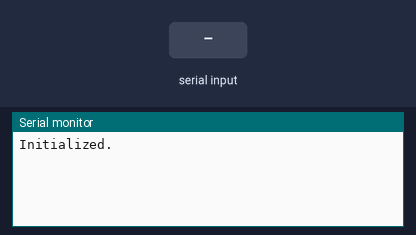
A sketch run on a simulated ESP8266 (NodeMCU). Shown: the last lines printed to the serial monitor. The inputs (shaded band) are chosen by the test bench.

Above: at 1.2 s.
1.3 s: "a" received over Serial
At 2.3 s:
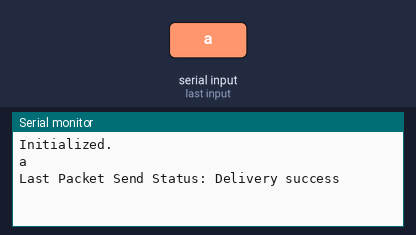
2.8 s: "b" received over Serial
At 3.4 s:
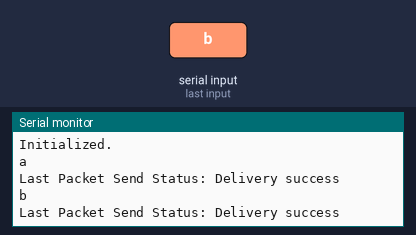
4.3 s: "c" received over Serial
At 5.5 s:
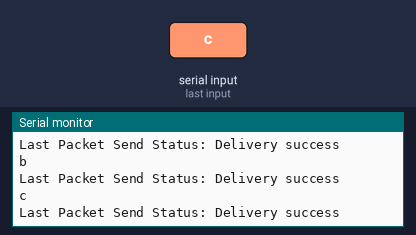
5.8 s: "d" received over Serial
At 7.0 s:
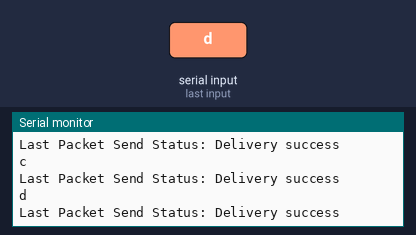
7.3 s: "1" received over Serial
At 8.1 s:
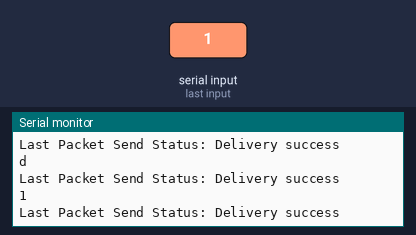

Measured:
- after the input at 1.3 s, the serial monitor: prints a new line at once (image 1)
- after the input at 2.8 s, the serial monitor: prints a new line at once (image 2)
- after the input at 4.3 s, the serial monitor: prints a new line at once (image 3)
- after the input at 5.8 s, the serial monitor: prints a new line at once (image 4)
- after the input at 7.3 s, the serial monitor: prints a new line at once (image 5)

The sketch:

Esp_now_Sender.ino
```cpp
#include <ESP8266WiFi.h>
#include <espnow.h>

// REPLACE WITH RECEIVER MAC Address
uint8_t receiverAddress[] = {0x84, 0xCC, 0xA8, 0x83, 0x76, 0xBE}; // 84:CC:A8:83:76:BE


// Structure example to send data
// Must match the receiver structure
typedef struct struct_message {
    int relay1;
    int relay2;
    int relay3;
    int relay4;
} struct_message;

// Create a struct_message called myData
struct_message myData;

int relayStatus_1 = 0;
int relayStatus_2 = 0;
int relayStatus_3 = 0;
int relayStatus_4 = 0;

// Callback when data is sent
void OnDataSent(uint8_t *mac_addr, uint8_t sendStatus) {
  Serial.print("Last Packet Send Status: ");
  if (sendStatus == 0){
    Serial.println("Delivery success");
  }
  else{
    Serial.println("Delivery fail");
  }
}

void setup() {
  // Init Serial Monitor
  Serial.begin(115200);
  // Set device as a Wi-Fi Station
  WiFi.mode(WIFI_STA);
  WiFi.disconnect();
  // Init ESP-NOW
  if (esp_now_init() != 0) {
    Serial.println("Error initializing ESP-NOW");
    return;
  }

  esp_now_set_self_role(ESP_NOW_ROLE_CONTROLLER);
  esp_now_register_send_cb(OnDataSent);   // this function will get called once all data is sent
  esp_now_add_peer(receiverAddress, ESP_NOW_ROLE_SLAVE, 1, NULL, 0);

  Serial.println("Initialized.");
}

void loop() {
  if (Serial.available()) {

    char serialData = Serial.read();
    Serial.println(serialData);
   if(serialData == 'a')
   {
    relayStatus_1 = !relayStatus_1;
     myData.relay1 = relayStatus_1;
   }
   else if(serialData == 'b')
   {
    relayStatus_2 = !relayStatus_2;
      myData.relay2 = relayStatus_2;
   }
   else if(serialData == 'c')
   {   relayStatus_3 = !relayStatus_3;
      myData.relay3 = relayStatus_3;
   }
   else if(serialData == 'd')
   {
     relayStatus_4 = !relayStatus_4;
      myData.relay4 = relayStatus_4;
   }
    // Send message via ESP-NOW
    esp_now_send(receiverAddress, (uint8_t *) &myData, sizeof(myData));
  }
}
```
